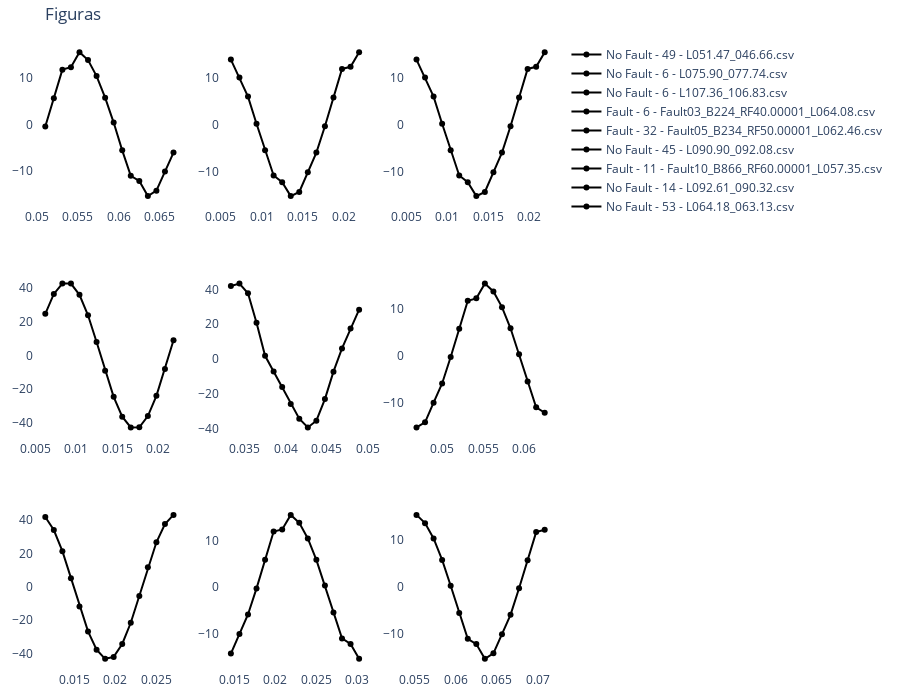

Write notebook code for a chart like this one.
### Markdown cell above
##### 6.2. Plotly Plot

### Code cell
from plotly.subplots import make_subplots
import plotly.graph_objects as go

fs = 960
dataset_plot = Form1Dataset(
    dataset_dir,
    max_window_idx=max_window_idx,
    signal_names=signal_names,
    test=True,
    csv_step=csv_step,
    window_length=N,
)
plot_dataloader = DataLoader(dataset_plot, batch_size=train_batch_size, shuffle=True)

dataiter = iter(plot_dataloader)
signal_windows, t_windows, labels, csv_name, index, window_idx = next(dataiter)
print(len(csv_name))
print(window_idx.shape)
print(labels.shape)

print(labels.type())
x = model(signal_windows[0:9].to(device))
# x = x.detach()

# Crear Matriz de confusión
df = confusion_matrix(x, labels[0:9])
print(type(df))
print(df)

# figure = plt.figure(figsize=(10, 10))
cols, rows = 3, 3
fig = make_subplots(rows=rows, cols=cols)

label_to_text = {
    "0": "No Fault",
    "1": "Fault",
}

for i in range(0, cols * rows):

    col = i % cols
    row = i // cols
    label = label_to_text[str(int(labels[i, 0].item()))]
    win_idx = str(window_idx[i].item())
    print(csv_name[i])
    fig.add_trace(
        go.Scatter(
            name=f"{label} - {win_idx} - {csv_name[i]}",
            x=t_windows[i, :],
            y=signal_windows[i, :, 0],
            marker_color="black",
        ),
        row=row + 1,
        col=col + 1,
    )

fig.update_layout(
    height=700,
    width=900,
    title_text="Figuras",
    margin={"b": 20, "t": 40, "l": 20, "r": 30},
    plot_bgcolor="rgba(0,0,0,0)",
    # paper_bgcolor="whitesmoke",
)
fig.show()

### Figure 1 — Plotly figure (JSON) as saved in the notebook; plotly's stock layout.template omitted (floating-point values rounded to 4 significant figures)
{"data": [{"marker": {"color": "black"}, "name": "No Fault - 49 - L051.47_046.66.csv", "type": "scatter", "x": [0.05104, 0.05208, 0.05313, 0.05417, 0.05521, 0.05625, 0.05729, 0.05833, 0.05938, 0.06042, 0.06146, 0.0625, 0.06354, 0.06458, 0.06563, 0.06667], "xaxis": "x", "y": [-0.4334, 5.595, 11.74, 12.26, 15.48, 13.8, 10.36, 5.746, 0.4086, -5.538, -10.99, -12.09, -15.33, -14.17, -10.08, -6.011], "yaxis": "y"}, {"marker": {"color": "black"}, "name": "No Fault - 6 - L075.90_077.74.csv", "type": "scatter", "x": [0.00625, 0.007292, 0.008334, 0.009375, 0.01042, 0.01146, 0.0125, 0.01354, 0.01458, 0.01563, 0.01667, 0.01771, 0.01875, 0.01979, 0.02083, 0.02188], "xaxis": "x2", "y": [13.97, 10.16, 6.052, 0.2477, -5.391, -10.81, -12.26, -15.22, -14.33, -10.11, -5.904, -0.2809, 5.872, 11.97, 12.43, 15.55], "yaxis": "y2"}, {"marker": {"color": "black"}, "name": "No Fault - 6 - L107.36_106.83.csv", "type": "scatter", "x": [0.00625, 0.007292, 0.008334, 0.009375, 0.01042, 0.01146, 0.0125, 0.01354, 0.01458, 0.01563, 0.01667, 0.01771, 0.01875, 0.01979, 0.02083, 0.02188], "xaxis": "x3", "y": [13.97, 10.16, 6.052, 0.2477, -5.391, -10.81, -12.26, -15.22, -14.33, -10.11, -5.904, -0.2809, 5.872, 11.97, 12.43, 15.55], "yaxis": "y3"}, {"marker": {"color": "black"}, "name": "Fault - 6 - Fault03_B224_RF40.00001_L064.08.csv", "type": "scatter", "x": [0.00625, 0.007292, 0.008334, 0.009375, 0.01042, 0.01146, 0.0125, 0.01354, 0.01458, 0.01563, 0.01667, 0.01771, 0.01875, 0.01979, 0.02083, 0.02188], "xaxis": "x4", "y": [24.68, 36.48, 42.68, 42.65, 35.96, 23.82, 7.931, -9.097, -24.56, -36.37, -42.76, -42.67, -36.02, -23.98, -8.007, 9.047], "yaxis": "y4"}, {"marker": {"color": "black"}, "name": "Fault - 32 - Fault05_B234_RF50.00001_L062.46.csv", "type": "scatter", "x": [0.03333, 0.03438, 0.03542, 0.03646, 0.0375, 0.03854, 0.03958, 0.04063, 0.04167, 0.04271, 0.04375, 0.04479, 0.04583, 0.04688, 0.04792, 0.04896], "xaxis": "x5", "y": [42.08, 43.49, 37.9, 20.92, 1.805, -7.18, -16.2, -26.05, -34.44, -39.51, -35.63, -23.12, -7.316, 6.059, 17.62, 28.42], "yaxis": "y5"}, {"marker": {"color": "black"}, "name": "No Fault - 45 - L090.90_092.08.csv", "type": "scatter", "x": [0.04688, 0.04792, 0.04896, 0.05, 0.05104, 0.05208, 0.05313, 0.05417, 0.05521, 0.05625, 0.05729, 0.05833, 0.05938, 0.06042, 0.06146, 0.0625], "xaxis": "x6", "y": [-15.27, -14.17, -10.01, -5.93, -0.3104, 5.692, 11.64, 12.14, 15.29, 13.61, 10.27, 5.784, 0.2993, -5.508, -11.0, -12.14], "yaxis": "y6"}, {"marker": {"color": "black"}, "name": "Fault - 11 - Fault10_B866_RF60.00001_L057.35.csv", "type": "scatter", "x": [0.01146, 0.0125, 0.01354, 0.01458, 0.01563, 0.01667, 0.01771, 0.01875, 0.01979, 0.02083, 0.02188, 0.02292, 0.02396, 0.025, 0.02604, 0.02708], "xaxis": "x7", "y": [41.9, 34.11, 21.41, 5.13, -11.83, -26.76, -37.77, -43.23, -42.08, -34.29, -21.58, -5.452, 11.76, 26.76, 37.71, 43.19], "yaxis": "y7"}, {"marker": {"color": "black"}, "name": "No Fault - 14 - L092.61_090.32.csv", "type": "scatter", "x": [0.01458, 0.01563, 0.01667, 0.01771, 0.01875, 0.01979, 0.02083, 0.02188, 0.02292, 0.02396, 0.025, 0.02604, 0.02708, 0.02813, 0.02917, 0.03021], "xaxis": "x8", "y": [-14.33, -10.11, -5.904, -0.2809, 5.872, 11.97, 12.43, 15.55, 13.86, 10.47, 5.868, 0.3626, -5.48, -11.06, -12.24, -15.46], "yaxis": "y8"}, {"marker": {"color": "black"}, "name": "No Fault - 53 - L064.18_063.13.csv", "type": "scatter", "x": [0.05521, 0.05625, 0.05729, 0.05833, 0.05938, 0.06042, 0.06146, 0.0625, 0.06354, 0.06458, 0.06563, 0.06667, 0.06771, 0.06875, 0.06979, 0.07083], "xaxis": "x9", "y": [15.45, 13.68, 10.39, 5.784, 0.2356, -5.594, -11.14, -12.28, -15.44, -14.27, -10.17, -5.998, -0.3017, 5.732, 11.75, 12.26], "yaxis": "y9"}], "layout": {"height": 700, "margin": {"b": 20, "l": 20, "r": 30, "t": 40}, "plot_bgcolor": "rgba(0,0,0,0)", "title": {"text": "Figuras"}, "width": 900, "xaxis": {"anchor": "y", "domain": [0, 0.2889]}, "xaxis2": {"anchor": "y2", "domain": [0.3556, 0.6444]}, "xaxis3": {"anchor": "y3", "domain": [0.7111, 1]}, "xaxis4": {"anchor": "y4", "domain": [0, 0.2889]}, "xaxis5": {"anchor": "y5", "domain": [0.3556, 0.6444]}, "xaxis6": {"anchor": "y6", "domain": [0.7111, 1]}, "xaxis7": {"anchor": "y7", "domain": [0, 0.2889]}, "xaxis8": {"anchor": "y8", "domain": [0.3556, 0.6444]}, "xaxis9": {"anchor": "y9", "domain": [0.7111, 1]}, "yaxis": {"anchor": "x", "domain": [0.7333, 1]}, "yaxis2": {"anchor": "x2", "domain": [0.7333, 1]}, "yaxis3": {"anchor": "x3", "domain": [0.7333, 1]}, "yaxis4": {"anchor": "x4", "domain": [0.3667, 0.6333]}, "yaxis5": {"anchor": "x5", "domain": [0.3667, 0.6333]}, "yaxis6": {"anchor": "x6", "domain": [0.3667, 0.6333]}, "yaxis7": {"anchor": "x7", "domain": [0, 0.2667]}, "yaxis8": {"anchor": "x8", "domain": [0, 0.2667]}, "yaxis9": {"anchor": "x9", "domain": [0, 0.2667]}}}
